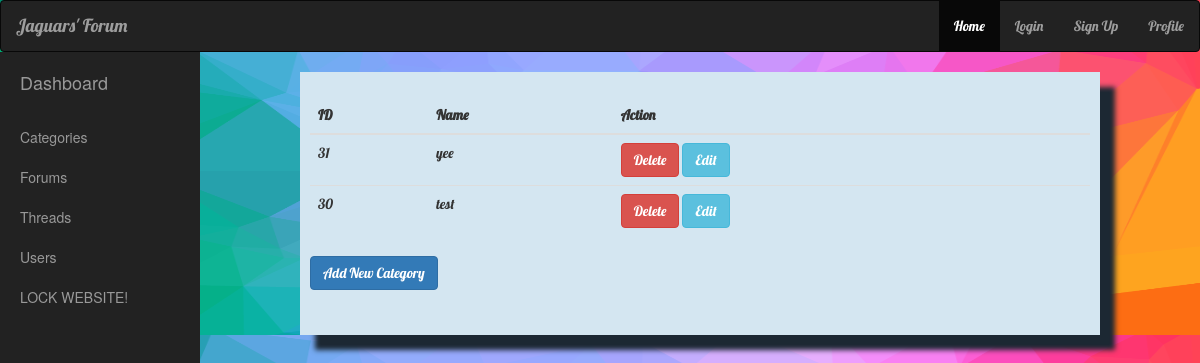
The page /admin/categories.php on the database as committed earlier.
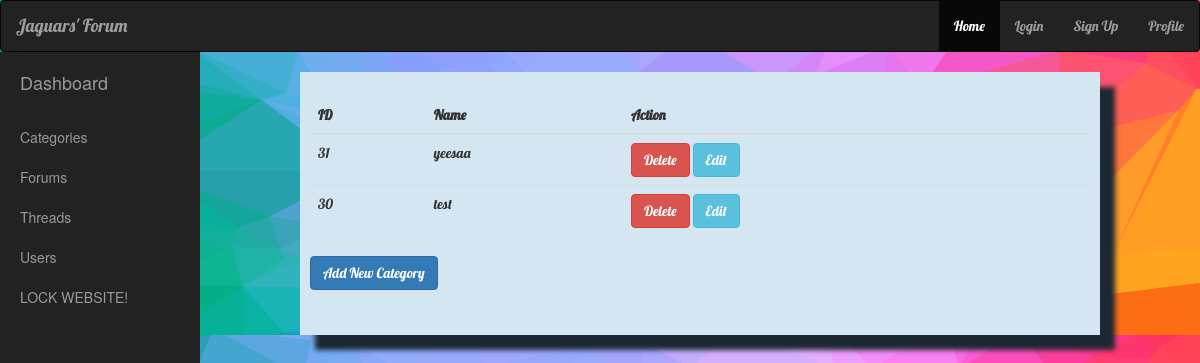
The same page on the database as committed later.
### tables this page shows
CREATE TABLE `category` (
  `id` int(11) NOT NULL,
  `name` varchar(20) NOT NULL,
  `created_at` timestamp NOT NULL DEFAULT CURRENT_TIMESTAMP,
  `last_update` timestamp NULL DEFAULT NULL ON UPDATE CURRENT_TIMESTAMP
);

### model/DBManager.php (called while the page is built, shortened)
<?php
class DBManager{
	public 	$db ;
	function __construct(){
		$this->dsn = 'mysql:host='.HOST.';dbname='.DB_NAME;
		$this->db = new PDO($this->dsn,DB_USERNAME,DB_PASSWORD);
		$this->db->setAttribute(PDO::ATTR_ERRMODE, PDO::ERRMODE_EXCEPTION);
	}
	function getAll($table){
		$statement = $this->db->prepare("SELECT * FROM ".$table." ORDER BY created_at desc") ;
		$result = $statement->execute();
		if($result){
			$output = array() ;
			while($element = $statement->fetch(PDO::FETCH_ASSOC)){
				$output[] = $element;
			}
			return $output;
		}else{
			return false ;
		}
	}
}
$db = new DBManager() ;
?>

### admin/categories.php (the view, shortened to what this page needs)
<?php
require_once '../init.php';
$categories = $db->getAll("category");
?>
<!DOCTYPE html>
<html>
<head>
	<link rel="stylesheet" type="text/css" href="../assets/css/bootstrap.min.css">
	<link rel="stylesheet" type="text/css" href="../assets/css/style.css">
	<link rel="stylesheet" type="text/css" href="admin.css">
</head>
<body class='back'>
<?php include('../header.php') ; ?>
<?php include('sidebar.php') ; ?>
	<div class="col-xs-8 cont" style="padding:25px;">
		<div class="row">
			<table class="table">
				<thead>
					<tr>
						<th>ID</th>
						<th>Name</th>
						<th>Action</th>
					</tr>
				</thead>
				<tbody>
					<?php
						foreach ($categories as $category ) {
							echo "<tr>";
							echo "<td>".$category['id']."</td>";
							echo "<td>".$category['name']."</td>";
							echo "<td>";
							echo "<form method='post' action='categories.php'>
									<input type='hidden' name='delete_id' value=".$category['id']." >
									<input type='submit' value='Delete' class='btn btn-danger' >
								  </form>";
							echo "<a href='edit_category.php?edit_id=".$category['id']."' class='btn btn-info'>Edit</a></td>" ;
							echo "</tr>";
						}
					?>
				</tbody>
			</table>
		</div>
		<div class="row">
			<details <?php if(!empty($_SESSION['errors'])) { echo "open"; unset($_SESSION['errors']); } ?> >
				<summary class="btn btn-primary" >Add New Category</summary>
			</details><br>
		</div>
	</div>
</body>
</html>

Rows that differ between the two databases and show on the page:
changed category id 31: name "yee" → "yeesaa"
